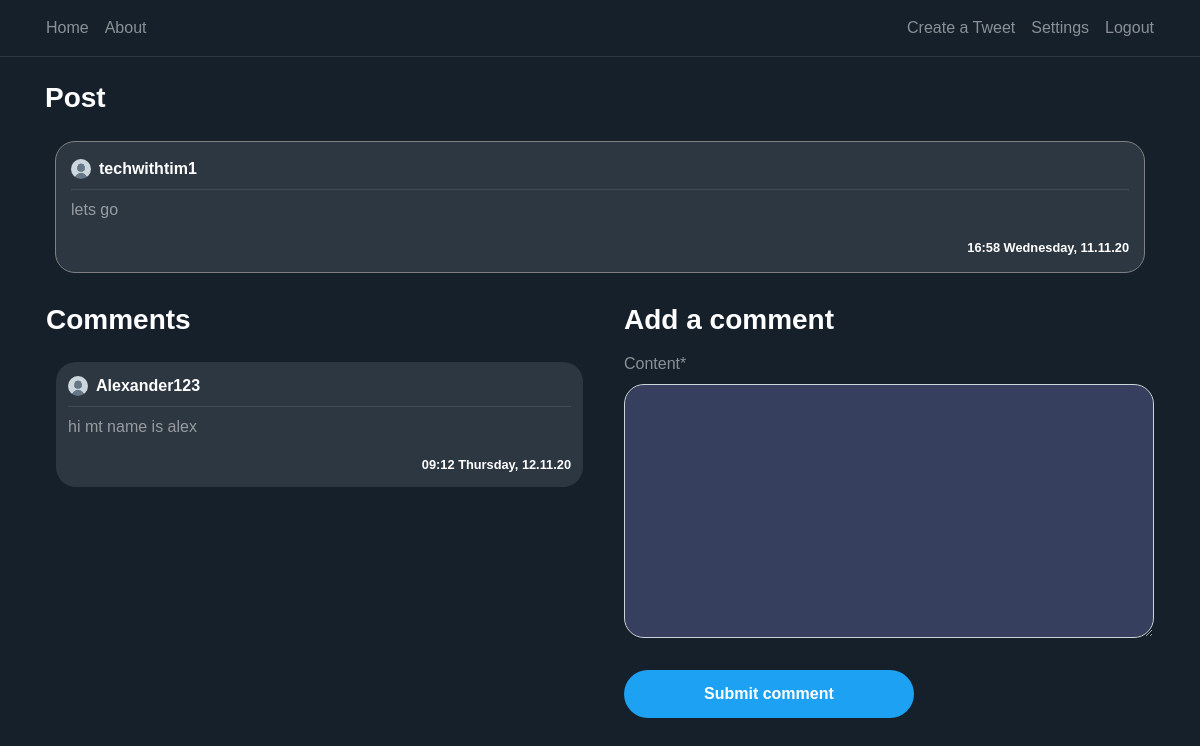
Screenshot of /post/3/ (signed in) with the database file from the repository.
### blog/models.py (models this page shows, shortened)
class Post(models.Model):
    content = models.TextField(max_length=1000)
    date_posted = models.DateTimeField(default=timezone.now)
    author = models.ForeignKey(User, on_delete=models.CASCADE)
    likes= models.IntegerField(default=0)
    dislikes= models.IntegerField(default=0)

class Comment(models.Model):
    content = models.TextField(max_length=150)
    date_posted = models.DateTimeField(default=timezone.now)
    author = models.ForeignKey(User, on_delete=models.CASCADE)
    post_connected = models.ForeignKey(Post, on_delete=models.CASCADE)

### users/models.py (models this page shows, shortened)
class Profile(models.Model):
    user = models.OneToOneField(User, on_delete=models.CASCADE)
    image = models.ImageField(default='default.png', upload_to='profile_pics')

### blog/views.py (the view)
# urls.py: path('post/<int:pk>/', PostDetailView.as_view(), name='post-detail'),
class PostDetailView(DetailView):
    model = Post
    template_name = 'blog/post_detail.html'
    context_object_name = 'post'
    def get_context_data(self, **kwargs):
        data = super().get_context_data(**kwargs)
        comments_connected = Comment.objects.filter(post_connected=self.get_object()).order_by('-date_posted')
        data['comments'] = comments_connected
        data['form'] = NewCommentForm(instance=self.request.user)
        return data
    def post(self, request, *args, **kwargs):
        new_comment = Comment(content=request.POST.get('content'),
                              author=self.request.user,
                              post_connected=self.get_object())
        new_comment.save()
        return self.get(self, request, *args, **kwargs)

### blog/forms.py
class NewCommentForm(forms.ModelForm):
    class Meta:
        model = Comment
        fields = ['content']

### blog/templates/blog/post_detail.html (shortened to what this page needs)
{% extends "blog/base.html" %}
{% load crispy_forms_tags %}
{% block content %}
<div class="container">
    <h3 class="white-important mb-3">
        Post
    </h3>
   <article class="media content-section">
        <div style="width: 100%; word-break: break-all;" class="hovered-tweet-comment">
            <div class="pb-2 row m-0 " style="width: 100%; margin-right: 0 !important;">
               <div
                       style="padding-left: 0px !important;"
                       class="col-8 no-padding d-flex align-items-center">
                   <img
                       class="rounded-circle mr-2"
                       style="width: 20px; height: 20px;"
                       src="{{ post.author.profile.image.url }}">
                   <a class="mr-2 white-important" href="{% url 'user-posts' post.author %}">
                       {{ post.author }}
                   </a>
               </div>
               <div class="col-4 d-flex flex-row-reverse no-padding align-items-center"
                    style="padding-right: 0 !important;">
               </div>
           </div>
            <div
                    class="mb-2 "
                    style="width: 100%; height: 1px; background-color: rgba(255, 255, 255, 0.1)"></div>
            <a style="color: rgba(255, 255, 255, 0.5) !important;">
                <p>
                    {{ post.content }}
                </p>
                <small
                    class="white-important d-flex full-width flex-row-reverse">
                    {{ post.date_posted | date:"H:i l, d.m.y" }}
                </small>
            </a>
        </div>
   </article>
    <div class="row pl-3">
        <div class="col-12 col-md-6 pl-0">
         <h3 class="white-important mb-3">
             Comments
         </h3>
        {% for comment in comments %}
            <article class="media content-section">
                <div style="width: 100%; word-break: break-all;" class="hovered-tweet-comment-in">
                <div class="pb-2 row m-0" style="width: 100%; margin-right: 0 !important;">
                   <div
                           style="padding-left: 0px !important;"
                           class="col-8 no-padding d-flex align-items-center">
                       <img
                           class="rounded-circle mr-2"
                           style="width: 20px; height: 20px;"
                           src="{{ comment.author.profile.image.url }}">
                       <a class="mr-2 white-important" href="{% url 'user-posts' comment.author.username %}">
                           {{ comment.author }}
                       </a>
                   </div>
               </div>
                <div
                        class="mb-2"
                        style="width: 100%; height: 1px; background-color: rgba(255, 255, 255, 0.1)"></div>
                <a style="color: rgba(255, 255, 255, 0.5) !important;">
                    <p>
                        {{ comment.content }}
                    </p>
                    <small
                        class="white-important d-flex full-width flex-row-reverse">
                        {{ comment.date_posted | date:"H:i l, d.m.y" }}
                    </small>
                </a>
            </div>
            </article>
        {% endfor %}
        </div>
        {% if user is not None %}
            <div class="col-12 col-md-6 pl-0 pl-md-3 pr-3">
                <h3 class="white-important mb-3">
                    Add a comment
                </h3>
                <form method="POST">
                    <fieldset class="form-group">
                        {{ form | crispy }}
                    </fieldset>
                    <div class="form-group">
                        <button class="btn btn-outline-primary" type="submit">Submit comment</button>
                    </div>
                </form>
            </div>
        {% endif %}
    </div>
  </div>
{% endblock content %}

### blog/templates/blog/base.html (shortened to what this page needs)
{% load static %}
<!doctype html>
<html lang="en">
    <head>
        <link rel="stylesheet" href="https://stackpath.bootstrapcdn.com/bootstrap/4.1.3/css/bootstrap.min.css">
        <link rel="stylesheet" type="text/css" href="{% static 'blog/main.css' %}">
        <link rel="stylesheet" type="text/css" href="{% static 'blog/style.css' %}">
        <link rel="stylesheet" href="https://cdnjs.cloudflare.com/ajax/libs/font-awesome/4.7.0/css/font-awesome.min.css">
        <link rel="stylesheet" href="https://cdnjs.cloudflare.com/ajax/libs/font-awesome/4.7.0/css/font-awesome.min.css">
        <link rel="stylesheet" href="https://pro.fontawesome.com/releases/v5.11.2/css/all.css">
    </head>
  <body>
      <header class="site-header">
      <nav
              style="border-bottom: 1px solid rgba(255, 255, 255, 0.1)"
              class="navbar navbar-expand navbar-dark bg-steel">
        <div class="container">
          <div class="collapse navbar-collapse" id="navbarToggle">
            <div class="navbar-nav mr-auto pl-2">
              <a class="nav-item nav-link" href="{% url 'blog-home' %}">Home</a>
              <a class="nav-item nav-link" href="{% url 'blog-about' %}">About</a>
            </div>
                        <div class="navbar-nav pr-2">
                {% if user.is_authenticated %}
                    <a class="nav-item nav-link" href="{% url 'post-create' %}">Create a Tweet</a>
                    <a class="nav-item nav-link" href="{% url 'profile' %}">Settings</a>
                    <a class="nav-item nav-link" href="{% url 'logout' %}">Logout</a>
                {% else %}
                    <a class="nav-item nav-link" href="{% url 'login' %}">Login</a>
                    <a class="nav-item nav-link" href="{% url 'register-users' %}">Register</a>
                {% endif %}
            </div>
          </div>
        </div>
      </nav>
    </header>
    <main role="main" class="container-fluid">
      <br>
      <div class="row">
        <div class="col-md-12">
          {% block content %}{% endblock %}
        </div>
      </div>
    </main>
  </body>
</html>

### blog/static/blog/main.css (style rules this page uses)
:root { --muted-color: rgba(255, 255, 255, 0.5); }
body { background: #15202b; color: var(--muted-color); margin-top: 5rem; }
h1, h2, h3, h4, h5, h6 { color: var(--muted-color); }
.bg-steel { background-color: #15202b; }
.site-header .navbar-nav .nav-link { color: var(--muted-color); }
.content-section { padding: 10px 10px; margin-bottom: 20px; }
.no-padding { padding: 0 !important; }
a { color: white; text-underline: none; text-decoration: none !important; }
article { border-radius: 4px; }
.white-important { color: white; font-weight: bold; }
.full-width { width: 100% }
.btn-outline-primary { border-color: white; color: white !important; padding: 12px 80px 12px 80px; font-weight: bold; background-color: #1da1f2; border:0; border-radius: 25px; }
.form-control { background-color: #36405e !important; color: var(--muted-color) !important; box-shadow: 0 0 0 0 !important; border-radius: 20px !important; }
.hovered-tweet-comment { background-color: #2d3741 !important; padding:15px; border-radius: 20px; border:1px solid grey; }
.hovered-tweet-comment-in { background-color: #2d3741 !important; padding:12px; border-radius: 20px; }

### blog/static/blog/style.css (style rules this page uses)
body { font-family: Arial, Helvetica, sans-serif; height: 100vh; margin: 0; padding: 0; }

### rows the page displays
Post: author.profile.image (placeholder picture), author "techwithtim1", content "lets go", date_posted "16:58 Wednesday, 11.11.20"
Comment: author.profile.image (placeholder picture), author "Alexander123", content "hi mt name is alex", date_posted "09:12 Thursday, 12.11.20"
